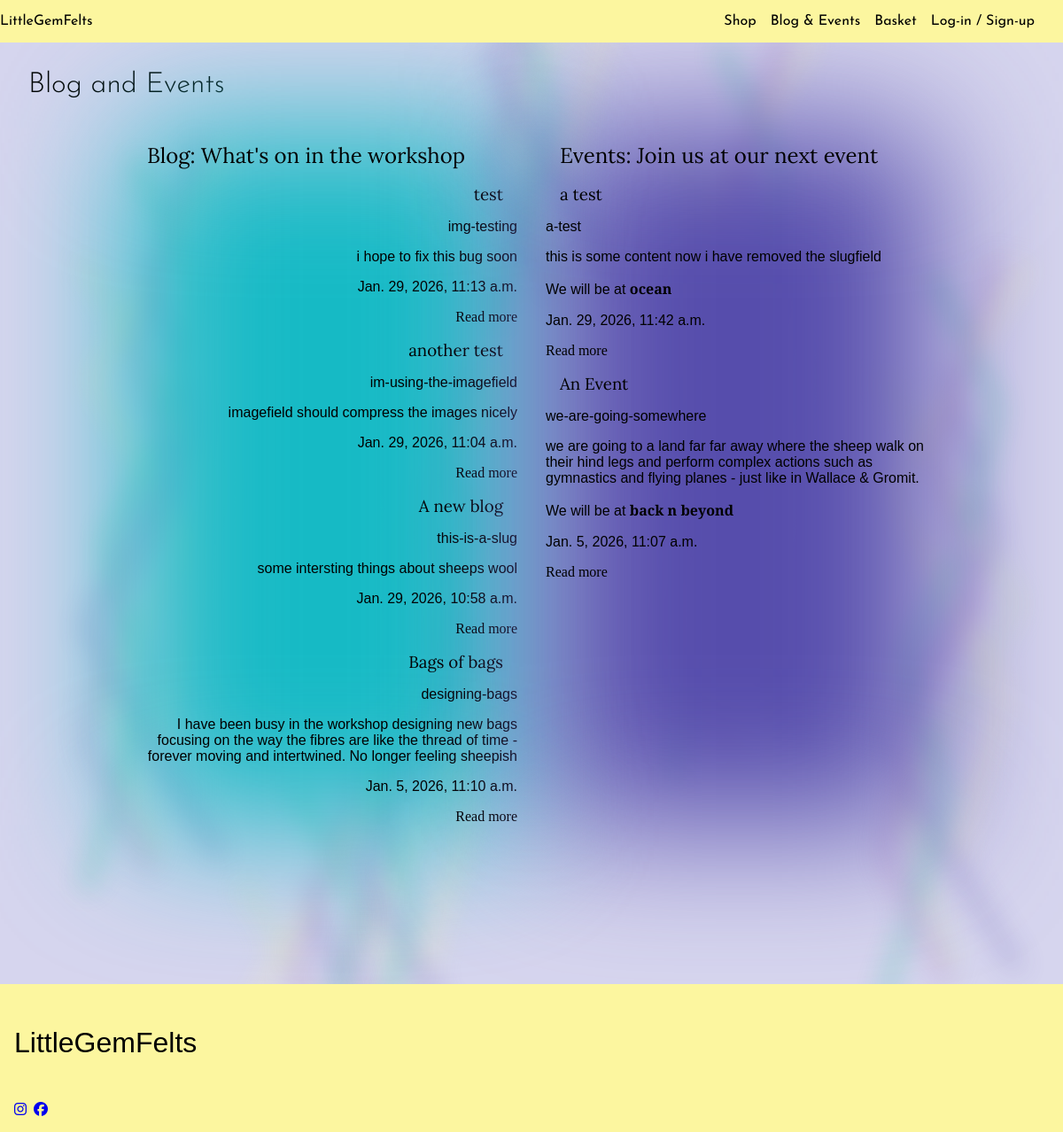
Screenshot of /blog/ with the database file from the repository.
### blog/models.py (models this page shows, shortened)
class Post(models.Model):
    title = models.CharField(max_length=200, unique=True)
    slug = models.SlugField(max_length=200, unique=True)
    author = models.ForeignKey(User, on_delete=models.CASCADE, related_name="blog_posts")
    content = models.TextField()
    img = ProcessedImageField(upload_to='blog_pics/', processors=[ResizeToFill(300,300)],
                                    format='JPEG', options={'quality': 90}, blank=True, null=True,
                                    default='profile/default-portrait.png')
    start_date = models.DateTimeField(auto_now=False, auto_now_add=False)
    end_date = models.DateTimeField(auto_now=False, auto_now_add=False)
    location = models.CharField(max_length=200)
    is_event = models.BooleanField(default=False)
    allow_comments = models.BooleanField(default=False)
    date_created = models.DateTimeField(auto_now_add=True)
    date_updated = models.DateTimeField(auto_now=True)
    publish = models.BooleanField(default=False)
    class Meta:
        ordering = ['date_created']

### blog/views.py (the view)
# urls.py: path('', views.blog_list, name='blog_list'),
def blog_list(request):
    posts = Post.objects.filter(publish=True).order_by('-date_created')
    return render(request, 'blog/blog_list.html', {'posts': posts})

### basket/contexts.py (called while the page is built, shortened)
def basket_contents(request):
    basket_items=[]
    product_count = 0
    total = Decimal('0.00')
    delivery = Decimal('0.00')
    basket = request.session.get('basket', {}) # needs to fetch the items from the basket when implemented
    grand_total = total + delivery
    return {
        'basket_items': basket_items,
        'product_count': product_count,
        'total': total.quantize(Decimal('0.01')),
        'delivery': delivery.quantize(Decimal('0.01')),
        'grand_total': grand_total.quantize(Decimal('0.01')),
    }

### blog/templates/blog/blog_list.html (shortened to what this page needs)
{% extends "layout.html" %}
{% load static %}
{% block extra_css %}
<link rel="stylesheet" href="{% static 'css/index.css' %}">
{% endblock extra_css %}
{% block titles %}
<h1>Blog and Events</h1>
{% endblock titles %}
{% block blogAndEvents %}
<section class="blog-and-events-section">
  <div class="blog-event-container">
    <div class="blog-container">
      <h2>Blog: What's on in the workshop</h2>
      {% for post in posts %}
        {% if post.is_event != True %}
            <div class="blog-item">
                <h3>{{post.title}}</h3>
                <p>{{post.slug}}</p>
                <p>{{post.content}}</p>
                <p>{{post.date_created}}</p>
                <wa-button size='small'class="blog-btn" pill href="{% url 'blog:blog_details' post.slug %}">Read more</wa-button>
            </div>
        {% endif %}
      {% endfor %}
    </div>
    <div class="event-container">
      <h2>Events: Join us at our next event</h2>
      {% for post in posts %}
        {% if post.is_event == True %}
            <div class="event-item">
                <h3>{{post.title}}</h3>
                <p>{{post.slug}}</p>
                <p>{{post.content}}</p>
                <p>We will be at <strong>{{post.location}}</strong></p>
                <p>{{post.date_created}}</p>
                <wa-button size='small'class="event-btn" pill href="{% url 'blog:blog_details' post.slug %}">Read more</wa-button>
            </div>
        {% endif %}
      {% endfor %}
    </div>
  </div>
</section>
{% endblock blogAndEvents %}

### static/css/base.css (style rules this page uses)
:root { --title-font: "josefin sans", sans-serif; --heading-font: "Lora", sans-serif; --content-font: "cormorant", sans-serif; --amethyst-c1: #a560b2; --violet-twilight-c2: #564dac; --light-gold-c3: #fcf69f; --lavender-c4: #d6d5ee; --ash-grey-c5: #a3c4bc; --tropical-teal-c6: #16bac5; }
html, body { width: 100%; margin: 0; }
body { display: flex; flex-direction: column; background-color: #d6d5ee; }
h1 { font-family: var(--title-font); font-weight: 300; margin: 2rem; }
h2, h3, h4, h5, h6 { font-family: var(--heading-font); font-weight: 300; margin: 1rem; }
p { font-family: var(--content-font); }
section { max-width: 900px; margin: 0 auto clamp(2rem, 15vw, 20rem); }

### static/css/index.css (style rules this page uses)
:root { --title-font:"josefin sans", sans-serif; --heading-font:"Lora", sans-serif; --content-font:"cormorant", sans-serif; --amethyst-c1:#a560b2; --violet-twilight-c2:#564dac; --light-gold-c3:#fcf69f; --lavender-c4:#d6d5ee; --ash-grey-c5:#A3C4BC; --tropical-teal-c6:#16BAC5; }
.blog-event-container { display: grid; grid-template-columns: 1fr 1fr; gap: 2rem; }
.blog-container { grid-column: 1; background-color: transparent; position: relative; z-index: 1; }
.blog-container::before { background: var(--tropical-teal-c6); filter: blur(5rem); content: ""; inset: 0; z-index: -1; position: absolute; }
.event-container { grid-column:2; background-color: transparent; position: relative; z-index: 1; }
.event-container::before { grid-column:2; background-color: var(--violet-twilight-c2); filter: blur(5rem); content: ""; inset: 0; z-index: -1; position: absolute; }
.blog-item { text-align: right; }
.event-item { text-align: left; }

### rows the page displays
Post: title "test", slug "img-testing", content "i hope to fix this bug soon", date_created "Jan. 29, 2026, 11:13 a.m."
Post: title "another test", slug "im-using-the-imagefield", content "imagefield should compress the images nicely", date_created "Jan. 29, 2026, 11:04 a.m."
Post: title "A new blog", slug "this-is-a-slug", content "some intersting things about sheeps wool", date_created "Jan. 29, 2026, 10:58 a.m."
Post: title "Bags of bags", slug "designing-bags", content "I have been busy in the workshop designing new bags focusing on the way the fibres are like the thread of time - forever moving and intertwined. No longer feeling sheepish", date_created "Jan. 5, 2026, 11:10 a.m."
Post: title "a test", slug "a-test", content "this is some content now i have removed the slugfield", location "ocean", date_created "Jan. 29, 2026, 11:42 a.m."
Post: title "An Event", slug "we-are-going-somewhere", content "we are going to a land far far away where the sheep walk on their hind legs and perform complex actions such as gymnastics and flying planes - just like in Wallace & Gromit.", location "back n beyond", date_created "Jan. 5, 2026, 11:07 a.m."
